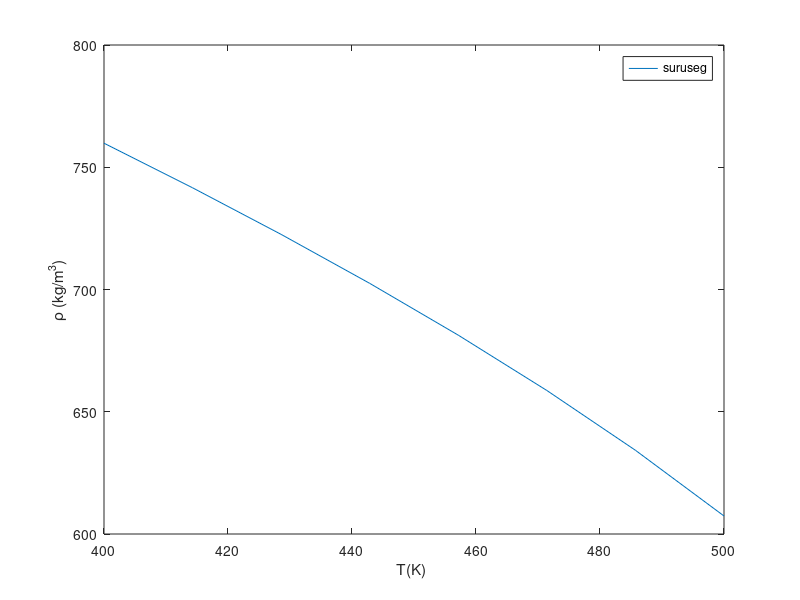

Here is the MATLAB script that generated this plot:
clc ( ), clear ( ), close ( 'all' )

%%Adatok
A = 80.3682; B = 0.266457; C = 561.65; D = 0.28798;
homerseklet = [ 400, 500 ]; %Kelvin

Suruseg = @ (T) A ./ ( B .^ (1 + (1 - T/C) .^ D));

%%Abrazolas
fplot ( Suruseg, homerseklet);
xlabel ( 'T(K) ');
ylabel ( '\rho (kg/m^3)');
legend ( 'suruseg');
